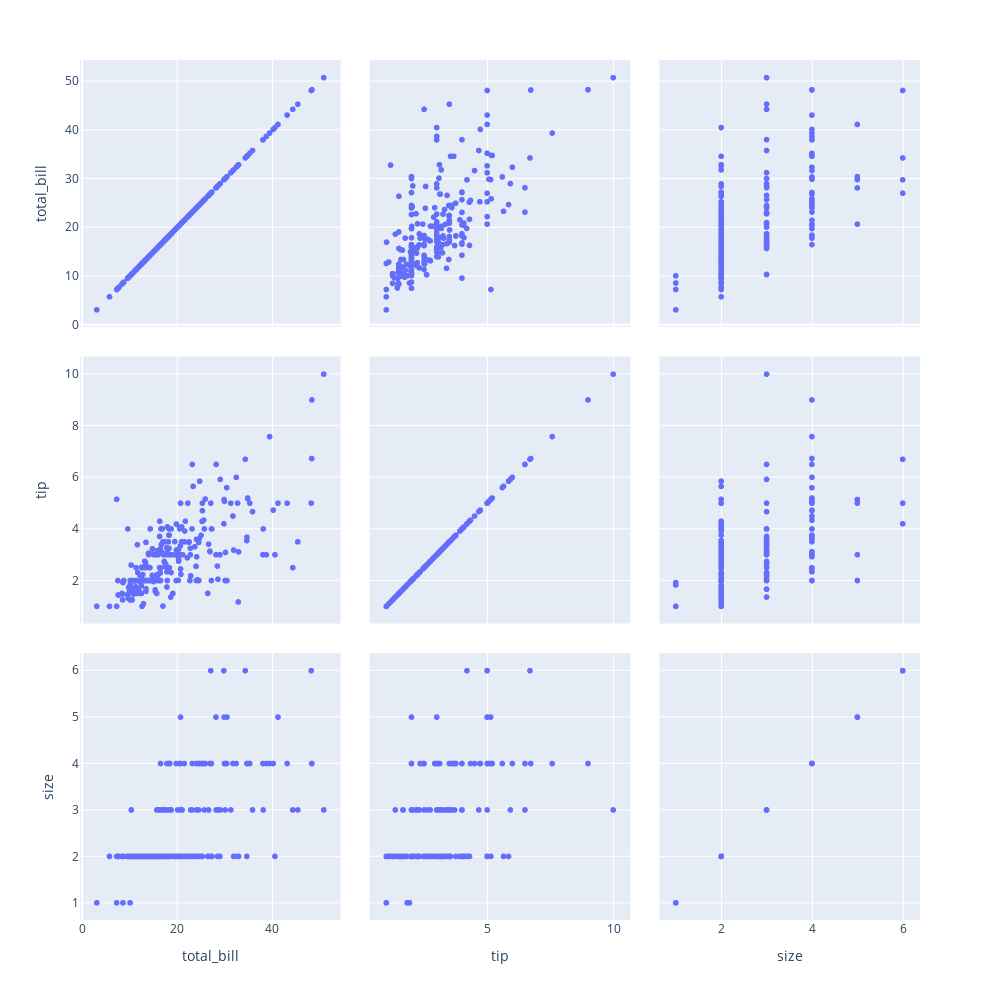

The cell this chart's notebook holds for it:
### Code cell
px.scatter_matrix(data_frame=tips_2,width=1000, height=1000)

### Figure 1 — Plotly figure (JSON) as saved in the notebook; plotly's stock layout.template omitted (floating-point values rounded to 4 significant figures; data arrays with more than 128 entries replaced by an {"elided": "..."} marker saying what was removed)
{"data": [{"dimensions": [{"axis": {"matches": true}, "label": "total_bill", "values": {"elided": "244 float values"}}, {"axis": {"matches": true}, "label": "tip", "values": {"elided": "244 float values"}}, {"axis": {"matches": true}, "label": "size", "values": {"elided": "244 int values"}}], "hovertemplate": "%{xaxis.title.text}=%{x}<br>%{yaxis.title.text}=%{y}<extra></extra>", "legendgroup": "", "marker": {"color": "#636efa", "symbol": "circle"}, "name": "", "showlegend": false, "type": "splom"}], "layout": {"dragmode": "select", "height": 1000, "legend": {"tracegroupgap": 0}, "margin": {"t": 60}, "width": 1000, "xaxis": {"autorange": true, "range": [-0.458, 54.34], "type": "linear"}, "xaxis2": {"autorange": true, "range": [0.3349, 10.67], "type": "linear"}, "xaxis3": {"autorange": true, "range": [0.6305, 6.37], "type": "linear"}, "yaxis": {"autorange": true, "range": [-0.458, 54.34], "type": "linear"}, "yaxis2": {"autorange": true, "range": [0.3349, 10.67], "type": "linear"}, "yaxis3": {"autorange": true, "range": [0.6305, 6.37], "type": "linear"}}}
